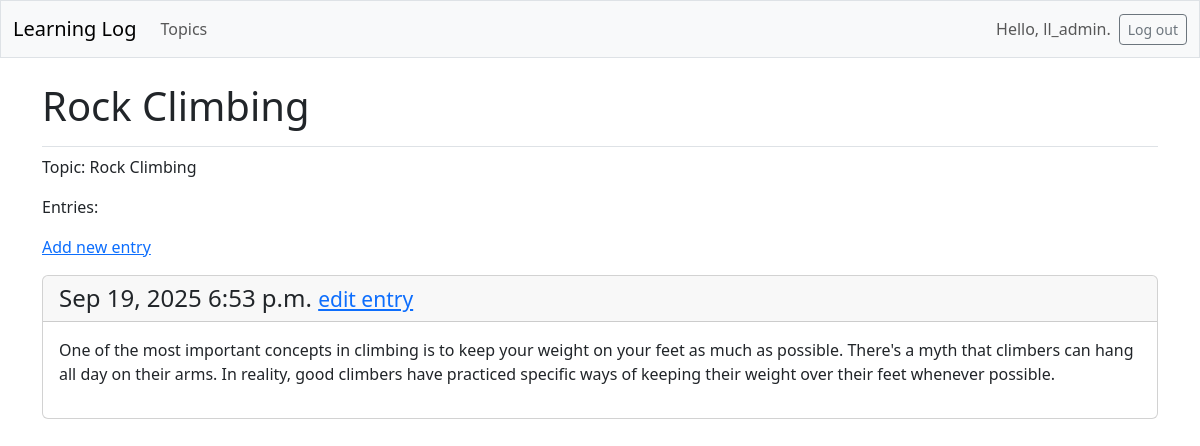
The page /topics/3/ (signed in) on the database its author committed.
### learning_logs/models.py (models this page shows, shortened)
class Topic(models.Model):
    text = models.CharField(max_length=200)
    date_added = models.DateTimeField(auto_now_add=True)
    owner = models.ForeignKey(User, on_delete=models.CASCADE)

class Entry(models.Model):
    topic = models.ForeignKey(Topic, on_delete=models.CASCADE)
    text = models.TextField()
    date_added = models.DateTimeField(auto_now_add=True)
    class Meta:
        verbose_name_plural = 'entries'

### learning_logs/views.py (the view)
# urls.py: path('topics/<int:topic_id>/', views.topic, name='topic'),
@login_required
def topic(request, topic_id):
    topic = get_object_or_404(Topic, id=topic_id)
    if topic.owner != request.user:
        raise Http404
    entries = topic.entry_set.order_by('-date_added')
    context = {'topic': topic, 'entries': entries}
    return render(request, 'learning_logs/topic.html', context)

### learning_logs/templates/learning_logs/topic.html
{% extends 'learning_logs/base.html' %}
 {% block page_header %}
  <h1>{{ topic.text }}</h1>
 {% endblock page_header %}
 {% block content %}
 <p>Topic: {{ topic.text }}</p>
 <p>Entries:</p>
 <p>
    <a href="{% url 'learning_logs:new_entry' topic.id%}">Add new entry</a>
 </p>
 {% for entry in entries %}
    <div class="card mb-3">
        <h4 class="card-header">
            {{ entry.date_added|date:'M d, Y g:i a' }}
            <small><a href="{% url 'learning_logs:edit_entry' entry.id %}">
                edit entry</a></small>
        </h4>
        <div class="card-body">{{ entry.text|linebreaks }}</div>
    </div>
 {% empty %}
    <p>There are no entries for this topic yet.</p>
 {% endfor %}
 {% endblock content %}

### learning_logs/templates/learning_logs/base.html (shortened to what this page needs)
<!DOCTYPE html>
<html lang="en">
<head>
    {% load django_bootstrap5 %}
    {% bootstrap_css %}
</head>
<body>
    <nav class="navbar navbar-expand-md navbar-light bg-light mb-4 border">
        <div class="container-fluid">
            <a class="navbar-brand" href="{% url 'learning_logs:index' %}">
                Learning Log</a>
            <div class="collapse navbar-collapse" id="navbarCollapse">
                <ul class="navbar-nav me-auto mb-2 mb-md-0">
                    <li class="nav-item">
                        <a class="nav-link" href="{% url 'learning_logs:topics' %}">
                            Topics</a></li>
                </ul>
                 <ul class="navbar-nav ms-auto mb-2 mb-md-0">
                    {% if user.is_authenticated %}
                        <li class="nav-item">
                            <span class="navbar-text me-2">Hello, {{ user.username }}.
                            </span></li>
                    {% endif %}
                </ul>
                {% if user.is_authenticated %}
                    <form action="{% url 'accounts:logout' %}" method="post">
                        <button name="submit" class="btn btn-outline-secondary btn-sm">
                            Log out</button>
                    </form>
                {% endif %}
            </div>
        </div>
    </nav>
        <main class="container">
            <div class="pb-2 mb-2 border-bottom">
                {% block page_header %}{% endblock page_header %}
            </div>
            <div>
                {% block content %}{% endblock content %}
            </div>
        </main>
    </body>
</html>

### rows shown on the page
Topic: text "Rock Climbing"
Entry: date_added "Sep 19, 2025 6:53 p.m.", text "One of the most important concepts in climbing is to keep your weight on your feet as much as possible. There's a myth that climbers can hang all day on their arms. In reality, good climbers have practiced specific ways of keeping their weight over their feet whenever possible."

### other values the page prints
{{ user.username }} "ll_admin"
